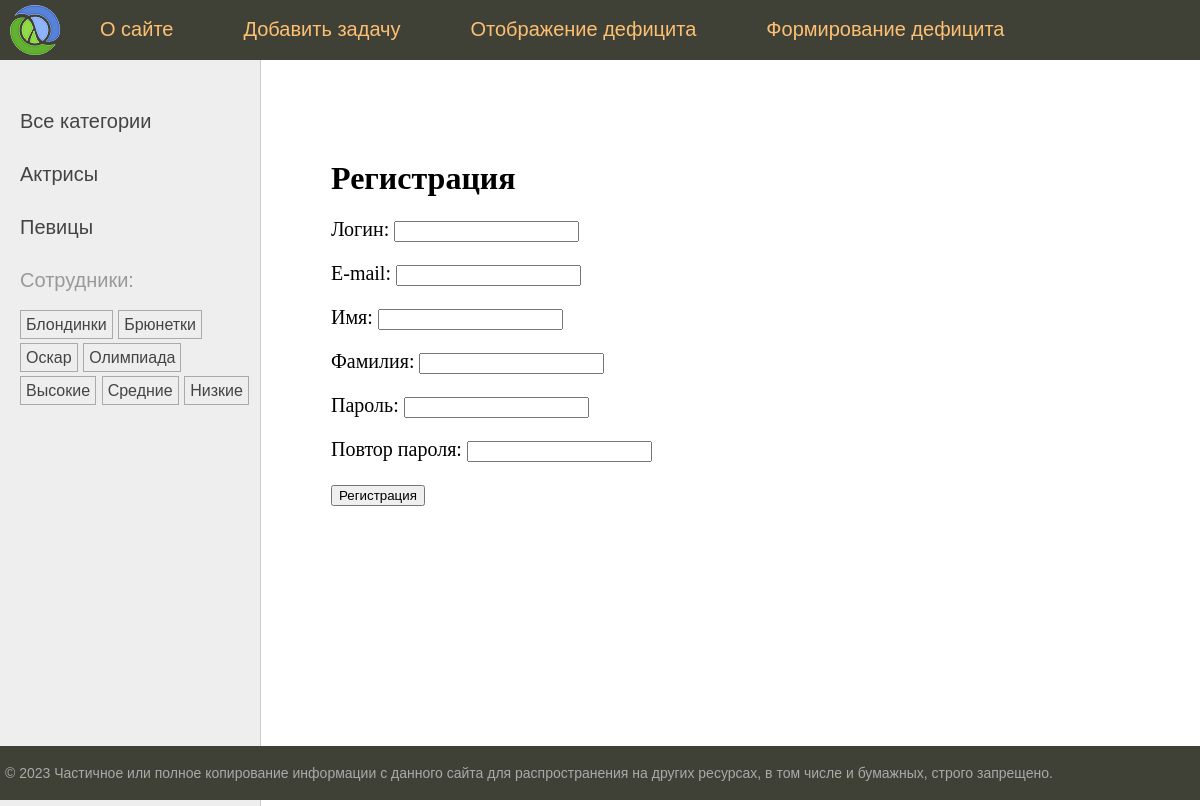
The page /users/register/ on the database its author committed.
### women/models.py (models this page shows, shortened)
class Category(models.Model):
    name = models.CharField(max_length=100, db_index=True, verbose_name="Название")
    slug = models.SlugField(max_length=255, unique=True, db_index=True)
    class Meta:
        verbose_name = "Категория"
        verbose_name_plural = "Категории"
    def get_absolute_url(self):
        return reverse('category', kwargs={'cat_slug': self.slug})

class TagPost(models.Model):
    tag = models.CharField(max_length=100, db_index=True)
    slug = models.SlugField(max_length=255, unique=True, db_index=True)
    def get_absolute_url(self):
        return reverse('tag', kwargs={'tag_slug': self.slug})

### users/views.py (the view)
# urls.py: path('register/', views.register, name='register'),
def register(request):
    if request.method == 'POST':
        form = RegisterUserForm(request.POST)
        if form.is_valid():
            user = form.save(commit=False)
            user.set_password(form.cleaned_data['password'])
            user.save()
            return render(request, 'users/register_done.html')
    else:
        form = RegisterUserForm()
        return render(request, "users/register.html", {"form": form})

### users/forms.py (shortened to what this page needs)
class RegisterUserForm(forms.ModelForm):
    username = forms.CharField(label="Логин")
    password = forms.CharField(label="Пароль", widget=forms.PasswordInput)
    password2 = forms.CharField(label="Повтор пароля", widget=forms.PasswordInput)
    class Meta:
        model = get_user_model()
        fields = ['username', 'email', 'first_name', 'last_name', 'password', 'password2']
        labels = {
            'email': 'E-mail',
            'first_name': 'Имя',
            'last_name': 'Фамилия',
        }

### women/templatetags/women_tags.py (called while the page is built)
@register.simple_tag()
def get_menu():
    return menu

@register.inclusion_tag('women/list_categories.html')
def show_categories(cat_selected=0):
    cats = Category.objects.all()
    return {'cats': cats, 'cat_selected': cat_selected}

@register.inclusion_tag('women/list_tags.html')
def show_all_tags():
    return {'tags': TagPost.objects.all()}

### users/templates/users/register.html (shortened to what this page needs)
{% extends 'base.html' %}
{% block content %}
<h1>Регистрация</h1>
<form method="post">
    {{ form.as_p }}
    <p ><button type="submit">Регистрация</button></p>
</form>
{% endblock %}

### women/templates/women/list_categories.html
{% for cat in cats %}
{% if cat.id == cat_selected %}
<li class="selected">{{cat.name}}</li>
{% else %}
<li><a href="{{ cat.get_absolute_url }}">{{cat.name}}</a></li>
{% endif %}
{% endfor %}

### women/templates/women/list_tags.html
{% if tags %}
<p>Сотрудники:</p>
<ul class="tags-list">
    {% for t in tags %}
    <li><a href="{{t.get_absolute_url}}">{{t.tag}}</a></li>
    {% endfor %}
</ul>
{% endif %}

### women/static/women/css/styles.css (style rules this page uses)
html, body { font-family: 'Arial'; margin: 0; padding: 0; height: 100%; width: 100%; color: #444; }
a { color: #0059b2; text-decoration: none; }
.left-chapters ul { width: 230px; margin: 0; padding: 20px 10px 10px 20px; list-style: none; font-size: 20px; }
.left-chapters ul li { margin: 30px 0 0 0; color: #999; }
.left-chapters ul li a { color: #444; text-decoration: none; }
ul.tags-list { width: 100%; margin: 0; padding: 0; list-style: none; }
ul.tags-list li { margin: 0; padding: 0 0 10px; display: inline-block; }
ul.tags-list li a { padding: 5px; font-size: 16px; border: 1px solid #aaa; }
.content-text h1 { font-size: 32px; }

### rows shown on the page
Category: name "Актрисы"
Category: name "Певицы"
TagPost: tag "Блондинки"
TagPost: tag "Брюнетки"
TagPost: tag "Оскар"
TagPost: tag "Олимпиада"
TagPost: tag "Высокие"
TagPost: tag "Средние"
TagPost: tag "Низкие"

### other values the page prints
{{ m.title }} "О сайте" "Добавить задачу" "Отображение дефицита" "Формирование дефицита"
